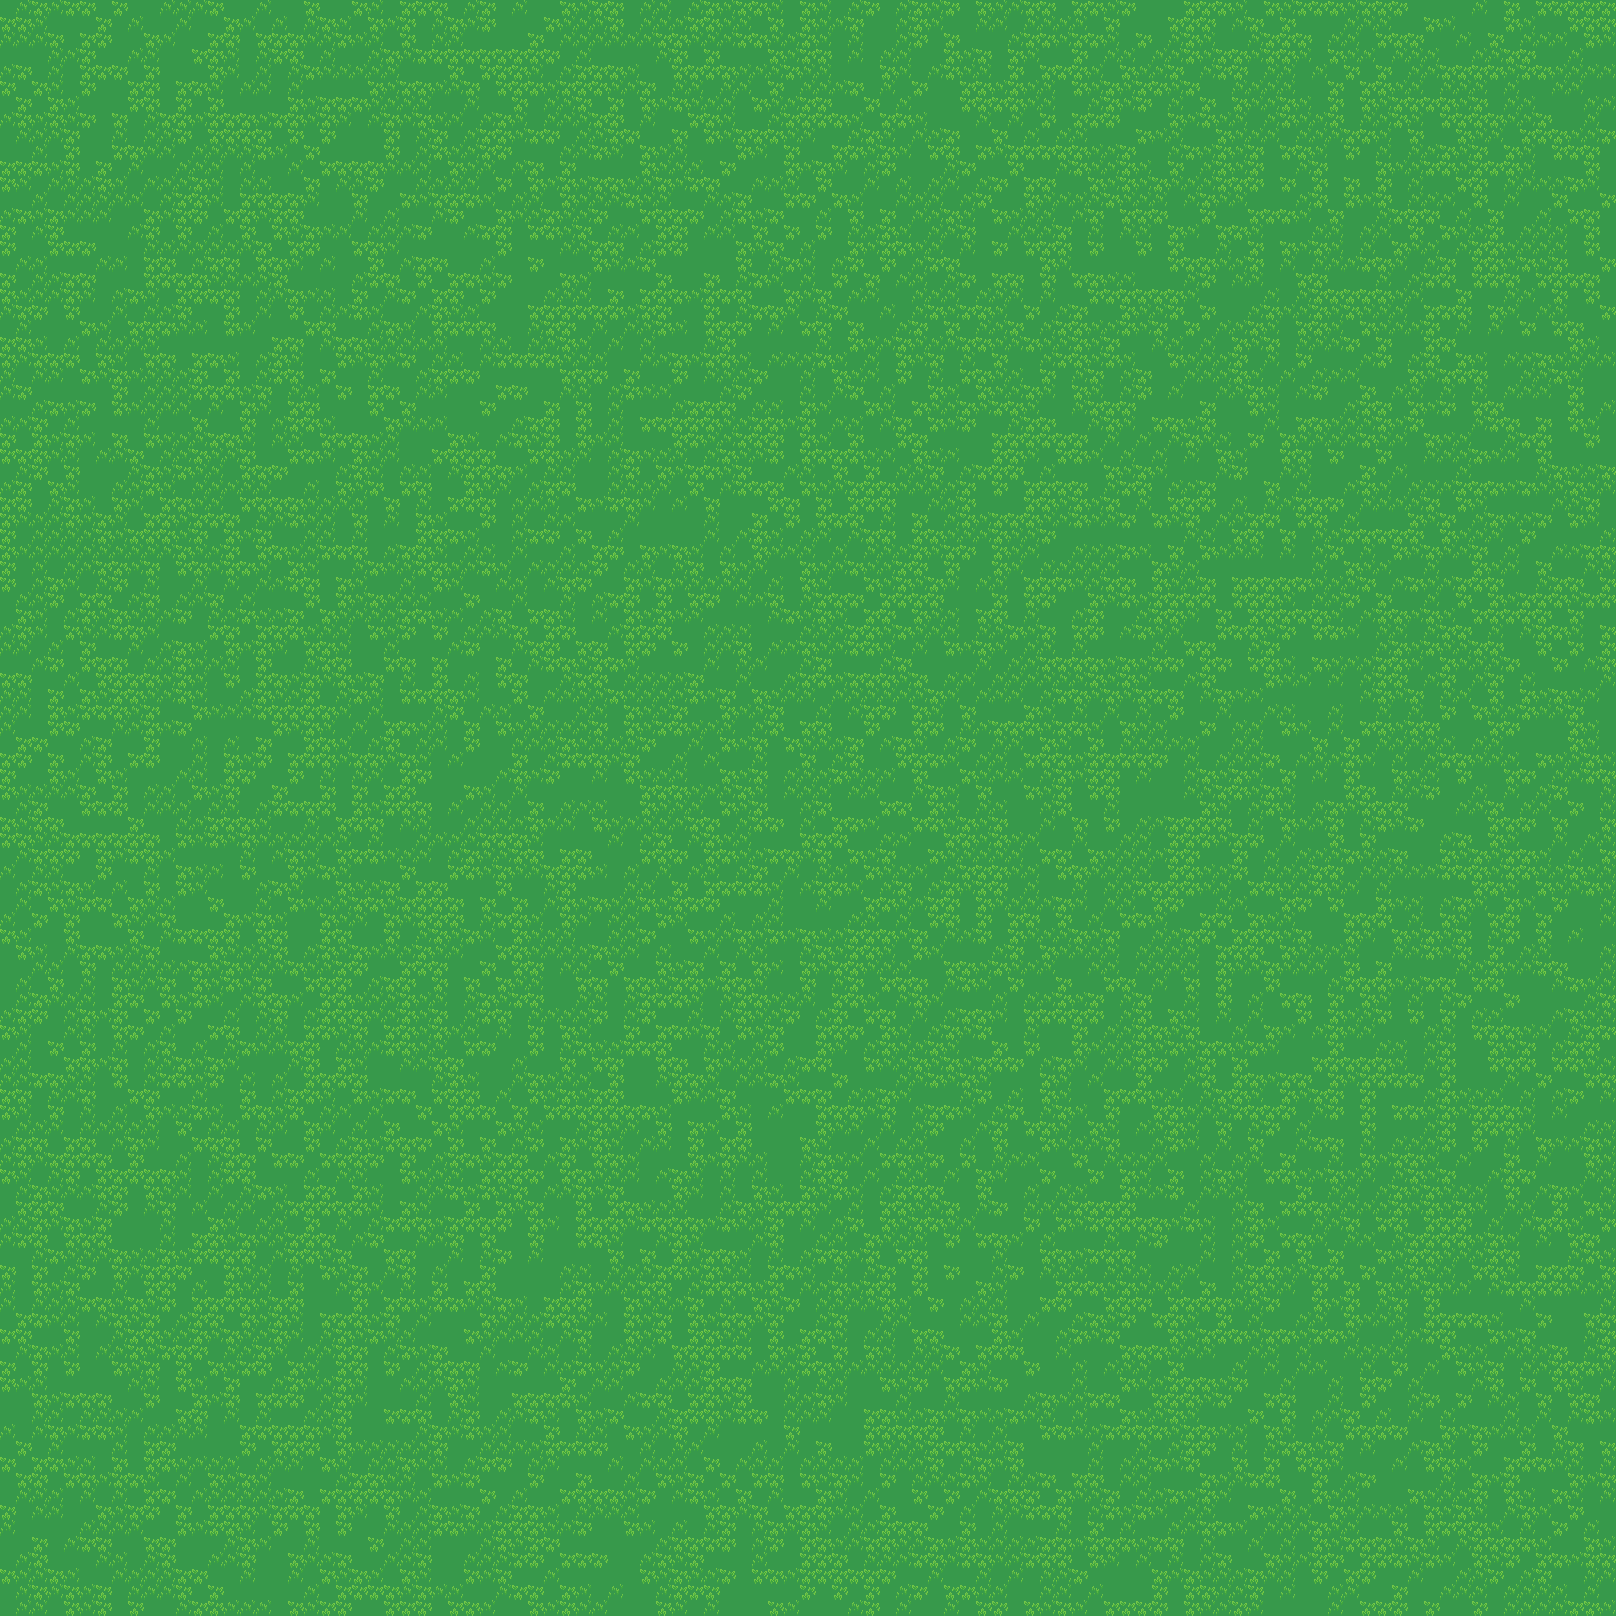

The image is a tile-based game level rendered from a .tmx file. Its description and source (layers, tilesets, objects; grid data summarised) follow:
An orthogonal 101x101 tile map with 16x16 px tiles, 3 tile layers (ground, Rock, road), 4 tilesets.

<map version="1.10" tiledversion="1.12.1" orientation="orthogonal" renderorder="left-down" width="101" height="101" tilewidth="16" tileheight="16" infinite="0" nextlayerid="9" nextobjectid="1">
 <tileset firstgid="1" source="assets/Tileset_Water.tsx" />
 <tileset firstgid="313" source="assets/forest_demo_objects.tsx" />
 <tileset firstgid="569" source="assets/forest_demo_terrain.tsx" />
 <tileset firstgid="825" source="assets/desert_demo_terrain.tsx" />
 <layer id="3" name="ground" width="101" height="101">
  <data>[10201 cells, 10201 non-empty, 3 distinct tile ids]</data>
 </layer>
 <layer id="4" name="Rock" width="101" height="101">
  <data>[10201 cells, 0 non-empty, 0 distinct tile ids]</data>
 </layer>
 <layer id="8" name="road" width="101" height="101">
  <data>[10201 cells, 0 non-empty, 0 distinct tile ids]</data>
 </layer>
</map>
